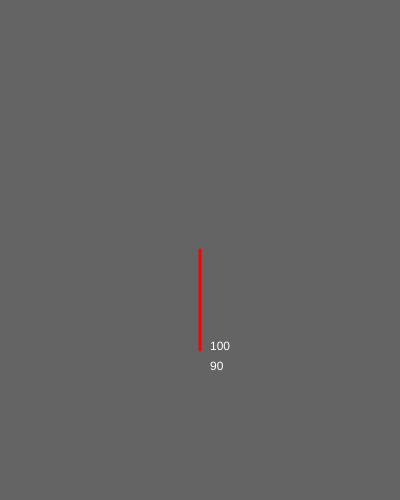
Frame 1 (no input)
Frame 60 (no input): identical to frame 1, image omitted
Frame 120 (the mouse pressed at the canvas centre since frame 60): identical to frame 1, image omitted

The p5.js sketch that drew this single still picture (run headless with seeded random() and noise() and a simulated clock; from frame 60 on, the mouse is pressed at the canvas centre):

// p5.js sketch
// ── sketch.js
function setup() {
  createCanvas(400, 500);
  background(100);
}

function draw() {
  background(100);

  let center = createVector(width/2, height/2);
  let mouse = new p5.Vector(mouseX, mouseY);
  mouse.sub(center);

  push();
  translate(center.x, center.y);

  //let vector = createVector(mouse.x, mouse.y);
  //let vector = createVector(40, 30);
  let vector = p5.Vector.fromAngle(PI/2);
  stroke(255);
  strokeWeight(1);
  line(0, 0, vector.x, vector.y);

  //vector.normalize();
  vector.mult(100);

  let value = vector.mag(); //magSq();
  let angle = vector.heading(); // radians

  stroke(255,0,0);
  strokeWeight(3);
  line(0, 0, vector.x, vector.y);
  fill(255);
  noStroke();
  text(ceil(value), vector.x+10, vector.y);
  text(round( degrees(angle) ), vector.x+10, vector.y+20);

  pop();
}
